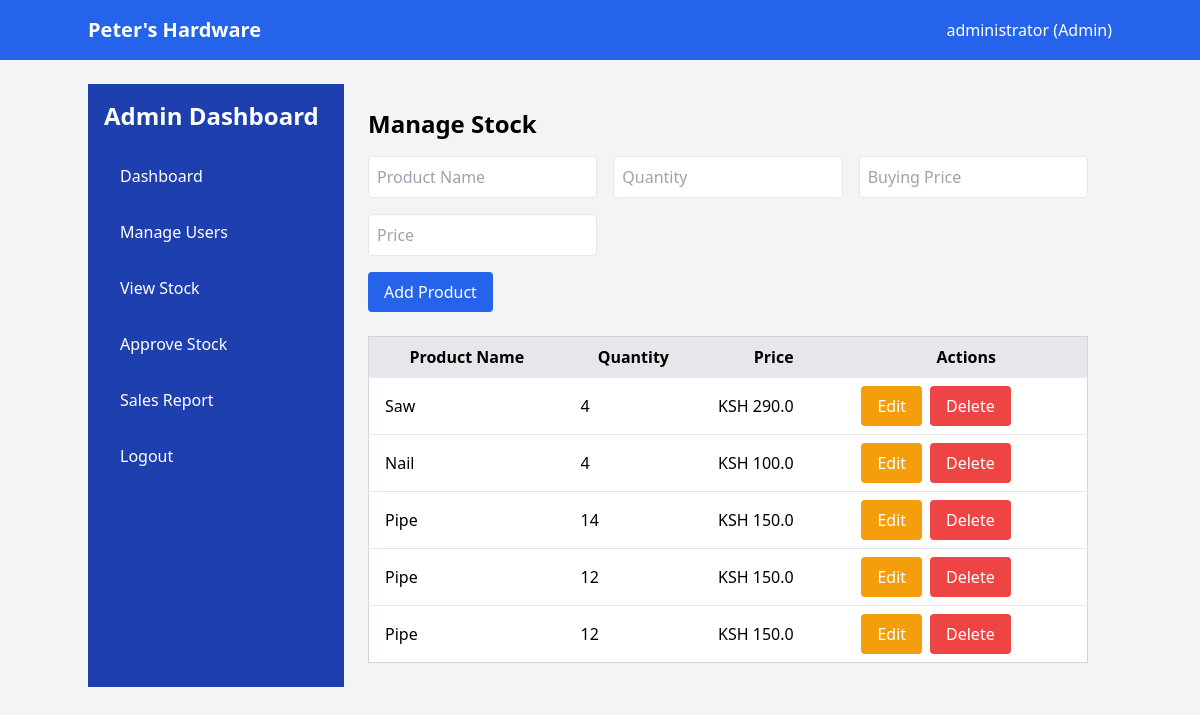
Page /view_stock (signed in) on the committed database.
### models.py (models this page shows, shortened)
class User(db.Model, UserMixin):
    __tablename__ = 'users'
    id = db.Column(db.Integer, primary_key=True)
    username = db.Column(db.String(80), unique=True, nullable=False)
    password_hash = db.Column(db.String(128), nullable=False)
    role = db.Column(db.String(20), default='cashier')
    status = db.Column(db.String(20), default='active')
    orders = db.relationship('Order', backref='user', lazy=True)

class Product(db.Model):
    __tablename__ = 'products'
    id = db.Column(db.Integer, primary_key=True)
    product_name = db.Column(db.String(100), nullable=False)
    description = db.Column(db.Text, nullable=True)
    price = db.Column(db.Float, nullable=False)
    buying_price = db.Column(db.Float, nullable=False)
    stock = db.Column(db.Integer, nullable=False, default=0)
    status = db.Column(db.String(10), nullable=False, default='active')
    order_items = db.relationship('OrderItem', back_populates='product')

### app.py (the view)
@app.route('/view_stock')
@login_required
def view_stock():
    if current_user.role != 'admin':
        return jsonify({
            " error": 'You do not have permission to access this page.'
        }), 403  # Forbidden
    products = Product.query.all()
    return render_template('view_stock.html', products=products)

### app.py (called while the page is built)
@login_manager.user_loader
def load_user(user_id):
    return User.query.get(int(user_id))

### templates/view_stock.html (shortened to what this page needs)
{% extends 'base.html' %}
{% block content %}
<div class="flex">
    <div class="w-64 bg-blue-800 text-white p-4 flex flex-col">
        <h2 class="text-2xl font-semibold mb-6">Admin Dashboard</h2>
        <ul class="space-y-4">
            <li><a href="{{ url_for('admin_dashboard') }}" class="hover:bg-blue-700 px-4 py-2 rounded block">Dashboard</a></li>
            <li><a href="{{ url_for('manage_users') }}" class="hover:bg-blue-700 px-4 py-2 rounded block">Manage Users</a></li>
            <li><a href="{{ url_for('view_stock') }}" class="hover:bg-blue-700 px-4 py-2 rounded block">View Stock</a></li>
            <li><a href="{{ url_for('approve_stock') }}" class="hover:bg-blue-700 px-4 py-2 rounded block">Approve Stock</a></li>
            <li><a href="{{ url_for('view_sales_report') }}" class="hover:bg-blue-700 px-4 py-2 rounded block">Sales Report</a></li>
            <li><a href="{{ url_for('logout') }}" class="hover:bg-blue-700 px-4 py-2 rounded block">Logout</a></li>
        </ul>
    </div>
    <div class="flex-1 p-6">
        <h2 class="text-2xl font-semibold mb-4">Manage Stock</h2>
        <form action="{{ url_for('add_product') }}" method="POST" class="mb-6">
            <div class="grid grid-cols-1 sm:grid-cols-3 gap-4">
                <input type="text" name="product_name" placeholder="Product Name" class="p-2 border rounded" required>
                <input type="number" name="quantity" placeholder="Quantity" class="p-2 border rounded" required>
                <input type="number" name="buying_price" placeholder="Buying Price" class="p-2 border rounded" required>
                <input type="number" name="price" placeholder="Price" class="p-2 border rounded" required>
            </div>
            <button type="submit" class="mt-4 px-4 py-2 bg-blue-600 text-white rounded">Add Product</button>
        </form>
        <table class="w-full bg-white border border-gray-300 rounded">
            <thead class="bg-gray-200">
                <tr>
                    <th class="px-4 py-2">Product Name</th>
                    <th class="px-4 py-2">Quantity</th>
                    <th class="px-4 py-2">Price</th>
                    <th class="px-4 py-2">Actions</th>
                </tr>
            </thead>
            <tbody>
                {% if products %}
                    {% for product in products %}
                    <tr class="border-t">
                        <td class="px-4 py-2">{{ product.product_name }}</td>
                        <td class="px-4 py-2">{{ product.stock }}</td>
                        <td class="px-4 py-2">KSH {{ product.price }}</td>
                        <td class="px-4 py-2 flex space-x-2">
                            <a href="{{ url_for('edit_product', product_id=product.id) }}" class="bg-yellow-500 text-white px-4 py-2 rounded hover:bg-yellow-600">Edit</a>
                            <form action="{{ url_for('delete_product', product_id=product.id) }}" method="POST" onsubmit="return confirm('Are you sure you want to delete this product?');">
                                <button type="submit" class="bg-red-500 text-white px-4 py-2 rounded hover:bg-red-600">Delete</button>
                            </form>
                        </td>
                    </tr>
                    {% endfor %}
                {% else %}
                    <tr>
                        <td colspan="4" class="text-center py-4 text-gray-500">No products available.</td>
                    </tr>
                {% endif %}
            </tbody>
        </table>
    </div>
</div>
{% endblock %}

### templates/base.html (shortened to what this page needs)
<!DOCTYPE html>
<html lang="en">
<head>
    <link href="https://cdn.jsdelivr.net/npm/tailwindcss@2.2.19/dist/tailwind.min.css" rel="stylesheet">
    <link rel="stylesheet" href="{{ url_for('static', filename='alert.css') }}">
</head>
<body class="bg-gray-100">
    <nav class="bg-blue-600 p-4 text-white">
        <div class="container mx-auto flex justify-between items-center">
            <h1 class="text-xl font-bold">Peter's Hardware</h1>
            <div class="flex items-center space-x-4">
                {% if current_user.is_authenticated %}
                    <div class="relative group">
                        <button class="focus:outline-none">
                            <span class="text-white">{{ current_user.username }} ({{ current_user.role.capitalize() }})</span>
                        </button>
                    </div>
                {% else %}
                    <a href="{{ url_for('login') }}" class="text-white">Login</a>
                {% endif %}
            </div>
        </div>
    </nav>
    <div class="container mx-auto py-6">
        {% block content %}
        {% endblock %}
    </div>
</body>
</html>

### rows in the picture
User: username "administrator", role "Admin"
Product: product_name "Saw", stock "4", price "290.0"
Product: product_name "Nail", stock "4", price "100.0"
Product: product_name "Pipe", stock "14", price "150.0"
Product: product_name "Pipe", stock "12", price "150.0"
Product: product_name "Pipe", stock "12", price "150.0"
